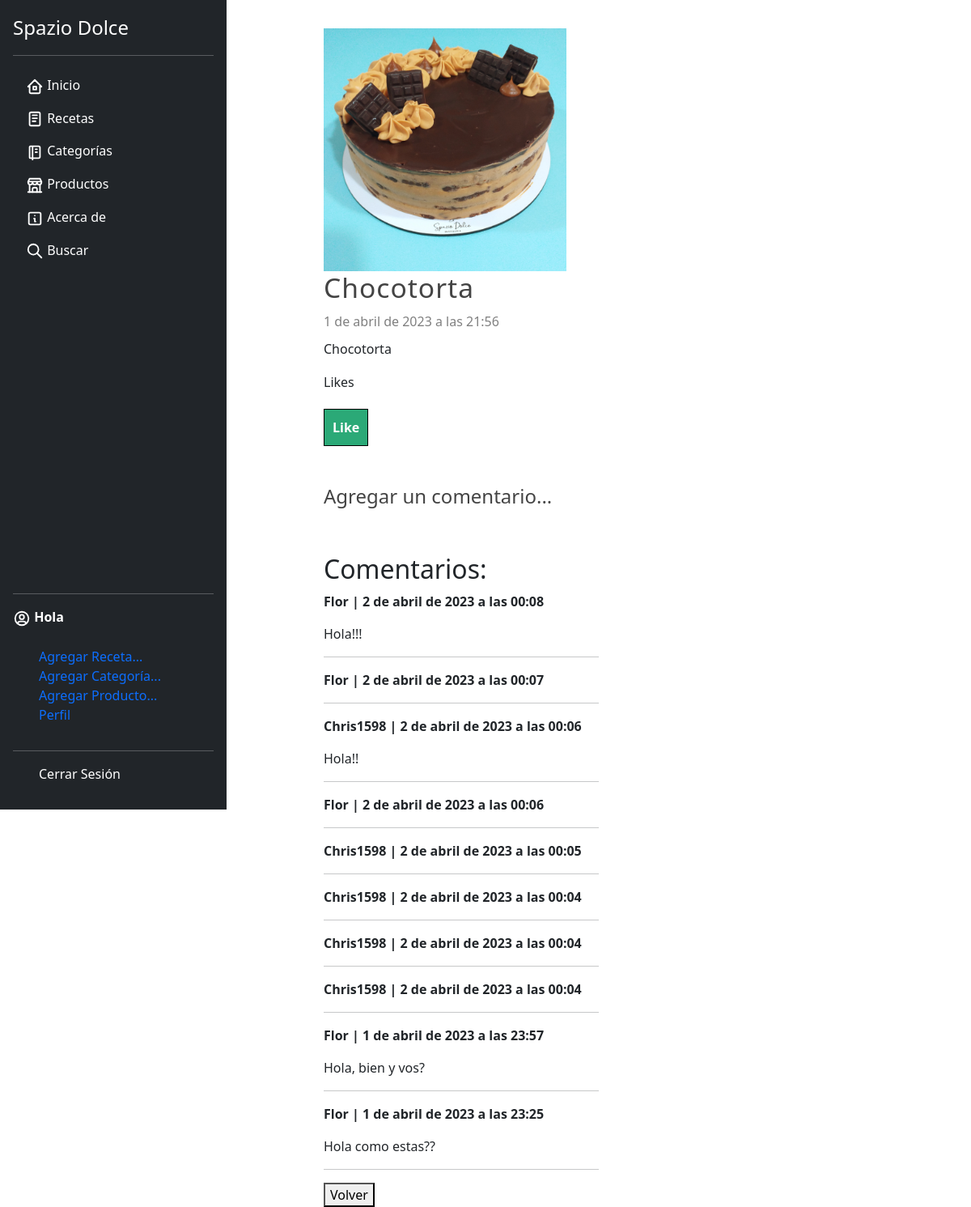
Page /articulo/115 on the earlier database version.
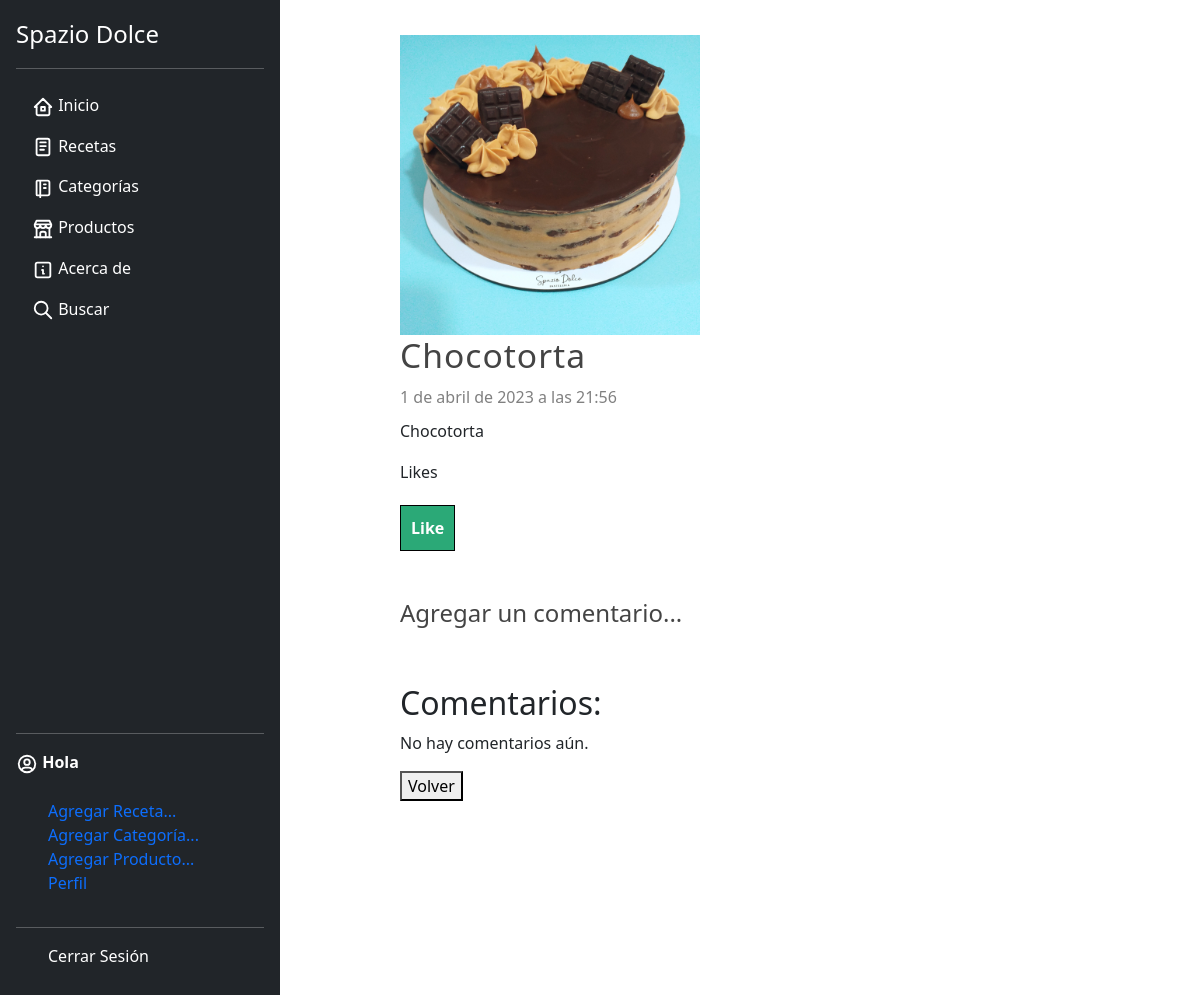
Same page on the later database version.
### blog/models.py (models this page shows, shortened)
class Article(models.Model):
    title = models.CharField(max_length=150, verbose_name='Título')
    content = RichTextField(verbose_name='Contenido')
    image = models.ImageField(default = 'null', verbose_name='Imagen',upload_to="articles")
    public = models.BooleanField(verbose_name='Publicado?')
    author = models.ForeignKey(User, on_delete=models.CASCADE,null=True, blank=True)
    categories = models.ManyToManyField(Category, verbose_name='Categorías', blank= True)
    created_at = models.DateTimeField(auto_now_add=True, verbose_name='Creado el')
    updated_at = models.DateTimeField(auto_now= True, verbose_name='Editado el')
    likes_count = models.PositiveIntegerField(default=0)
    class Meta:
        verbose_name = 'Artículo'
        verbose_name_plural = 'Artículos'
        ordering = ['-created_at']

class Comment(models.Model):
    article = models.ForeignKey(Article, on_delete=models.CASCADE, related_name='comments')
    author = models.ForeignKey(User, on_delete=models.CASCADE)
    content = models.TextField()
    created_on = models.DateTimeField(auto_now_add=True)
    class Meta:
        verbose_name = 'Comentario'
        verbose_name_plural = 'Comentarios'
        ordering = ['-created_on']

### blog/views.py (the view)
# urls.py: path('articulo/<int:article_id>', views.article, name = 'article'),
def article(request, article_id):
    article = get_object_or_404(Article, id =article_id)
    return render(request, 'articles/detail.html',{
        'article' : article,
   })

### blog/processor.py (called while the page is built)
def get_categories(request):
    categories_in_use = Article.objects.filter(public = True).values_list('categories',flat = True)
    categories = Category.objects.filter(id__in =categories_in_use).values_list('id','name')
    return {
        'categories' : categories,
        'categories_in_use' :categories_in_use
    }

### pages/context_processors.py (called while the page is built)
def get_pages(request):
    pages = Page.objects.filter(visible = True).order_by("order").values_list('id','title', 'slug')
    return {
        'pages' : pages
    }

### blog/templates/articles/detail.html (shortened to what this page needs)
{% extends 'layouts/layout.html'%}
{%block content %}
{% if article.image != 'null' and article.image.url|length >= 1 %}
<div class ="image">
    <img src = "{{article.image.url}}" />
</div>
{% endif%}
    <h1 class ="title">{{article.title}}</h1>
    <span class = "date">{{article.created_at}}</span>
    <p class = "content">
        {{article.content| safe}}
    </p>
    <p>{{ likes_count }} Likes</p>
    <form action="{% url 'like_article' article.id %}" method="POST">
        <button type="submit">Like</button>
    </form>
    <br/><br/>
    <a href="{% url 'crear_comentario' article.id %}"><h4>Agregar un comentario...</h4></a>
    <br/><br/>
    <h2>Comentarios:</h2>
    {% for comment in article.comments.all %}
      <strong><p>{{ comment.author }} | {{ comment.created_on }} </strong>
      <p>{{ comment.content }}</p>
      <hr>
    {% empty %}
      <p>No hay comentarios aún.</p>
    {% endfor %}
    <a href="{% url 'list_articles' %}"><button>Volver</button></a>
{% endblock %}

### mainapp/templates/layouts/layout.html (shortened to what this page needs)
{% load static %}
<!DOCTYPE html>
<html lang="en">
<head>
    <link rel="stylesheet" href=" {% static 'css/bootstrap.min.css' %}" />
    <link rel="stylesheet" href=" {% static 'css/styles.css' %}" />
</head>
<body>
      <main class="d-flex flex-nowrap height">
    <div class="d-flex flex-column flex-shrink-0 p-3 text-bg-dark" style="width: 280px;">
      <a href="/" class="d-flex align-items-center mb-3 mb-md-0 me-md-auto text-white text-decoration-none">
          <span class="fs-4">Spazio Dolce</span>
      </a>
      <hr>
      <ul class="nav nav-pills flex-column mb-auto">
        <li class="nav-item">
          <a href="{% url 'inicio' %}" class="nav-link text-white" aria-current="page">
            Inicio
          </a>
        </li>
        <li>
          <a href="{% url 'list_articles' %}" class="nav-link text-white">
            Recetas
          </a>
        </li>
        <li>
          <a href="{% url 'list_categorias' %}" class="nav-link text-white">
            Categorías
          </a>
        </li>
        <li>
          <a href="{% url 'list_productos' %}" class="nav-link text-white">
            Productos
          </a>
        </li>
        <li>
          <a href="#" class="nav-link text-white">
            Acerca de
          </a>
        </li>
        <li>
          <a href="#" class="nav-link text-white">
            Buscar
          </a>
        </li>
      </ul>
      <hr>
      <div>
        <strong>Hola {{user.first_name}} {{user.last_name}} </strong>
        <ul class="">
          <br>
          <div>
            <li><a href="{% url 'create_full' %}">Agregar Receta...</a></li>
            <li><a href="{% url 'create_category' %}">Agregar Categoría...</a></li>
            <li><a href="{% url 'create_product' %}">Agregar Producto...</a></li>
            <li><a href="{% url 'perfil' user.id %}">Perfil</a></li>
        </ul>
      </div>
      <hr>
      <div>
        <ul>
          <li><a class="dropdown-item" href="{% url 'logout' %}">Cerrar Sesión</a></li>
      </div>
    </div>
    <div id="content">
        <div class="box">
            {% block content %}{% endblock %}
        </div>
    </div>
</body>
</html>

### mainapp/static/css/styles.css (style rules this page uses)
* { text-decoration: none !important; list-style: none; }
#content { height: 750px; margin-right: 10%; margin-left: 10%; margin-top: 30px; text-align: justify; }
.title { color:#444; letter-spacing: 1px; font-size: 30px; margin-bottom: 10px; margin-top: 5px; font-size: 2.1rem; }
.date { display: block; margin-top: 10px; margin-bottom: 10px; color:grey; }
.content { line-height: 25px; }
img { height: 300px; width: 300px; }
.box a { color: #444; }
.box .image { float:left; margin-right: 40px; }
.box .image img { width:100%; }
.box form { width: 35%; }
.box form input[type="submit"], .box form input[type="button"], .box form button { padding:10px; margin-top:5px; background-color: #2ba977; color: white; font-weight: bold; border:1px solid black; transition: 300ms all; }
.height { height: 1000px; }

Differences in the rows shown:
removed Comment: author "Flor", created_on "2 de abril de 2023 a las 00:08", content "Hola!!!"
removed Comment: author "Flor", created_on "2 de abril de 2023 a las 00:07"
removed Comment: author "Chris1598", created_on "2 de abril de 2023 a las 00:06", content "Hola!!"
removed Comment: author "Flor", created_on "2 de abril de 2023 a las 00:06"
removed Comment: author "Chris1598", created_on "2 de abril de 2023 a las 00:05"
removed Comment: author "Chris1598", created_on "2 de abril de 2023 a las 00:04"
removed Comment: author "Chris1598", created_on "2 de abril de 2023 a las 00:04"
removed Comment: author "Chris1598", created_on "2 de abril de 2023 a las 00:04"
removed Comment: author "Flor", created_on "1 de abril de 2023 a las 23:57", content "Hola, bien y vos?"
removed Comment: author "Flor", created_on "1 de abril de 2023 a las 23:25", content "Hola como estas??"
Other differences:
text now shown: "No hay comentarios aún."
